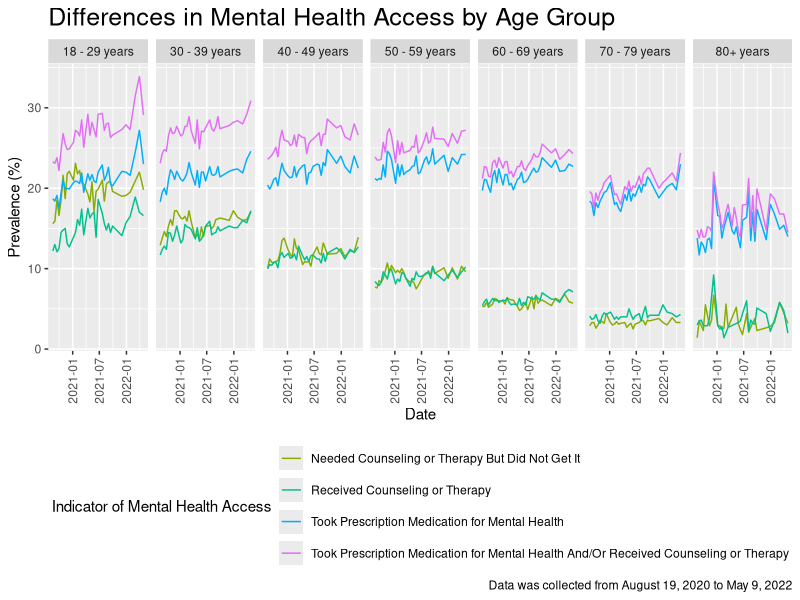
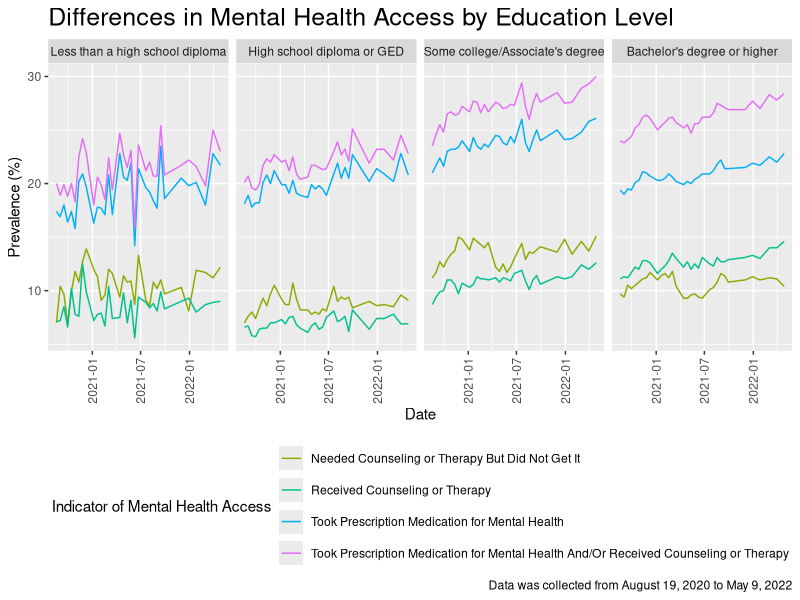
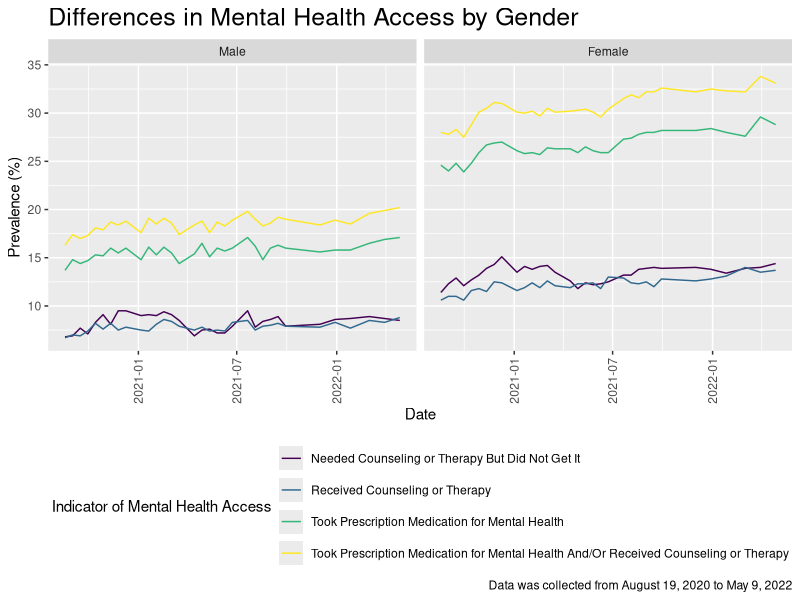
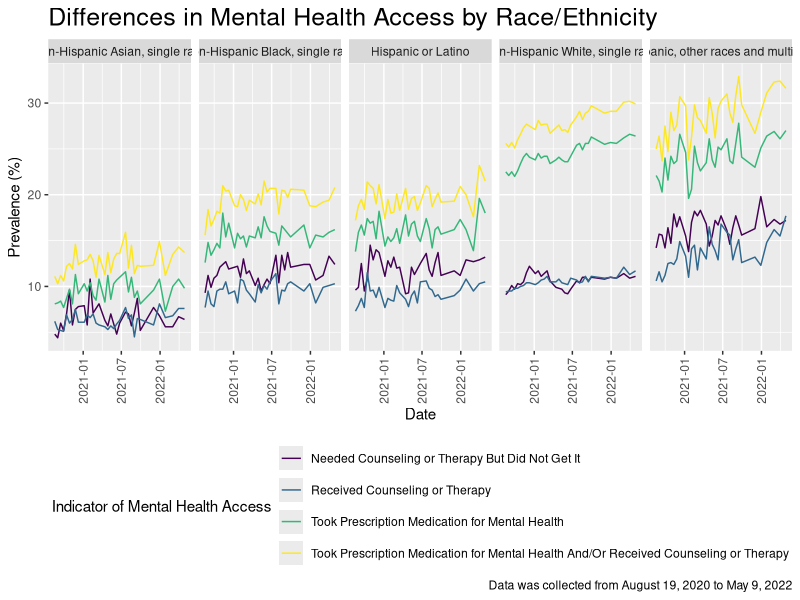
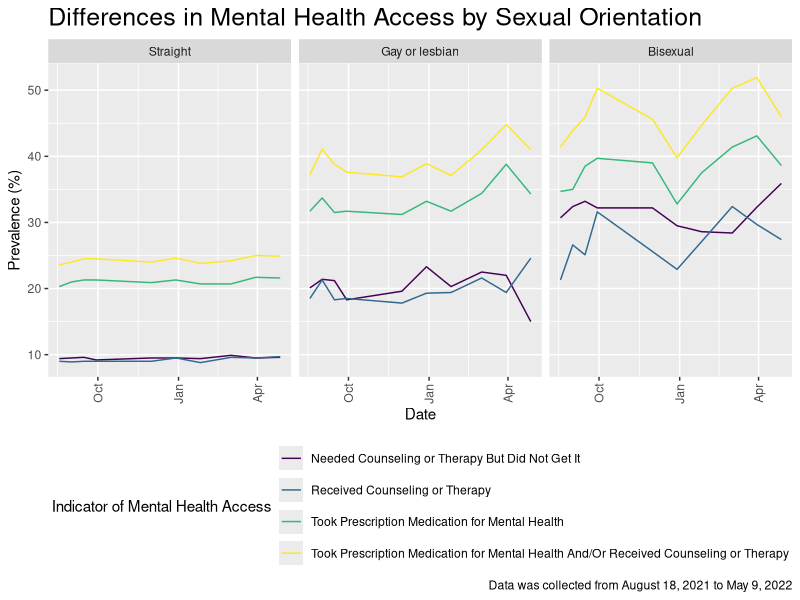

Generate these figures, in order, with R:
## ---- chunk 1
knitr::opts_chunk$set(echo = TRUE)
## ---- chunk 2
library(tidyverse)

library(viridisLite)
viridisLite::viridis(10)

knitr::opts_chunk$set(
	echo = TRUE,
	warning = FALSE,
	fig.width = 9, 
  fig.height = 7,
  out.width = "90%"
)

theme_set(theme_minimal() + theme(legend.position = "bottom"))

options(
  ggplot2.continuous.colour = "viridis",
  ggplot2.continuous.fill = "viridis"
)

scale_colour_discrete = scale_colour_viridis_d
scale_fill_discrete = scale_fill_viridis_d

tidydata = 
  read.csv("data/tidydata.csv") |>
  mutate(
    start_dates = as.Date(start_dates))
## ---- chunk 3
#Filtering the dataset to age and united states
age_plot <- tidydata |> 
  filter(group == "Age", state == "United States")

#Renaming the "80 years and above" subgroup to 80+ years
age_plot$subgroup[age_plot$subgroup == "80 years and above"] = "80+ years"

#Ploting the age group
age_plot |> 
  group_by(indicator, start_dates, subgroup) |>
  ggplot(aes(x = start_dates, y = value, color = indicator)) +
  geom_line() +
  facet_grid(. ~ subgroup) +
  labs(
    x = "Date",
    y = "Prevalence (%)",
    title = "Differences in Mental Health Access by Age Group",
    caption = "Data was collected from August 19, 2020 to May 9, 2022",
    color = "Indicator of Mental Health Access") +
  theme_gray() +
  theme(
    legend.position = "bottom",
    plot.title = element_text(size = 18),
    axis.text.x = element_text(angle = 90, vjust = 0.5, hjust = 1)  # Rotate x-axis labels vertically
  ) +
  scale_color_hue(h = c(100, 300)) +
  guides(color = guide_legend(nrow = 4)) # Adding the legend guide adjustment
## ---- chunk 4
#Filtering the dataset to age and united states, re-level the subgroup, and plot the education plot 
ed_plot= 
  tidydata |>
  filter(group == "Education", state == "United States") |> 
   mutate(ed_name = forcats::fct_relevel(subgroup, c("Less than a high school diploma", "High school diploma or GED", "Some college/Associate's degree", "Bachelor's degree or higher"))) |> 
  group_by(start_dates, ed_name, indicator) |> 
  ggplot(aes(x = start_dates, y = value, color = indicator)) +
  geom_line() +
  facet_grid(. ~ ed_name) +
  labs(
    x = "Date",
    y = "Prevalence (%)",
    title = "Differences in Mental Health Access by Education Level",
    caption = "Data was collected from August 19, 2020 to May 9, 2022",
    color = "Indicator of Mental Health Access") +
  theme_gray() +
  theme(
    legend.position = "bottom",
    plot.title = element_text(size = 18),
    axis.text.x = element_text(angle = 90, vjust = 0.5, hjust = 1)  # Rotate x-axis labels vertically
  ) +
  scale_color_hue(h = c(100, 300)) +
  guides(color = guide_legend(nrow = 4)) # Adding the legend guide adjustment

#View the education plot
ed_plot
## ---- chunk 5
tidydata |>
  filter(
    group == "Sex",
    state == "United States") |>
  mutate(gender = forcats::fct_relevel(subgroup, c("Male", "Female"))) |>
  group_by(indicator, start_dates, gender) |>
  ggplot(aes(x = start_dates, y = value, color = indicator)) +
  geom_line() +
  facet_grid(. ~ gender) +
  theme_gray() +
  theme(
    legend.position = "bottom",
    plot.title = element_text(size = 18),
    axis.text.x = element_text(angle = 90, vjust = 0.5, hjust = 1)) +
  guides(color = guide_legend(nrow = 4)) +
    labs(
    x = "Date",
    y = "Prevalence (%)",
    title = "Differences in Mental Health Access by Gender",
    caption = "Data was collected from August 19, 2020 to May 9, 2022",
    color = "Indicator of Mental Health Access")
## ---- chunk 6
tidydata |>
  filter(group == "Race/Hispanic ethnicity", state == "United States") |>
  mutate(race_ethnicity = forcats::fct_relevel(subgroup, c("Non-Hispanic Asian, single race", "Non-Hispanic Black, single race", "Hispanic or Latino", "Non-Hispanic White, single race", "Non-Hispanic, other races and multiple races"))) |>
  mutate(
    subgroup = replace(subgroup, subgroup == "Non-Hispanic Asian, single race", "Non-Hispanic Asian"),
    subgroup = replace(subgroup, subgroup == "Non-Hispanic Black, single race", "Non-Hispanic Black"),
    subgroup = replace(subgroup, subgroup == "Non-Hispanic White, single race", "Non-Hispanic White"),
    subgroup = replace(subgroup, subgroup == "Non-Hispanic, other races and multiple races", "Non-Hispanic Multi-racial")) |>
  group_by(indicator, start_dates, race_ethnicity) |>
  ggplot(aes(x = start_dates, y = value, color = indicator)) +
  geom_line() +
  facet_grid(. ~ race_ethnicity) +
  theme_grey() +
  theme(
    legend.position = "bottom",
    plot.title = element_text(size = 18),
    axis.text.x = element_text(angle = 90, vjust = 0.5, hjust = 1)) +
  guides(color = guide_legend(nrow = 4)) +
  labs(
    x = "Date",
    y = "Prevalence (%)",
    title = "Differences in Mental Health Access by Race/Ethnicity",
    caption = "Data was collected from August 19, 2020 to May 9, 2022",
    color = "Indicator of Mental Health Access")
## ---- chunk 7
tidydata |>
    filter(group == "Sexual orientation",
         state == "United States",
         week_number %in% c(24:33)) |>
  mutate(sexual_orientation = forcats::fct_relevel(subgroup, c("Straight", "Gay or lesbian", "Bisexual"))) |>
  group_by(start_dates, sexual_orientation, indicator) |>
  ggplot(aes(x = start_dates, y = value, color = indicator)) +
  geom_line() +
  facet_grid(. ~ sexual_orientation) +
  theme_grey() +
  theme(
    legend.position = "bottom",
    plot.title = element_text(size = 18),
    axis.text.x = element_text(angle = 90, vjust = 0.5, hjust = 1)) +
  guides(color = guide_legend(nrow = 4)) +
    labs(
    x = "Date",
    y = "Prevalence (%)",
    title = "Differences in Mental Health Access by Sexual Orientation",
    caption = "Data was collected from August 18, 2021 to May 9, 2022",
    color = "Indicator of Mental Health Access")
